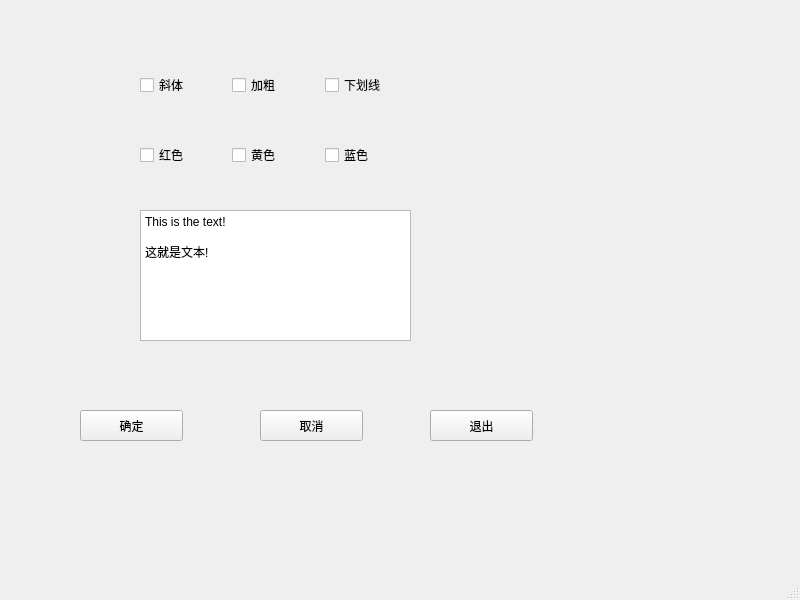
<?xml version="1.0" encoding="UTF-8"?>
<ui version="4.0">
 <class>MainWindow</class>
 <widget class="QMainWindow" name="MainWindow">
  <property name="geometry">
   <rect>
    <x>0</x>
    <y>0</y>
    <width>800</width>
    <height>600</height>
   </rect>
  </property>
  <property name="windowTitle">
   <string>MainWindow</string>
  </property>
  <widget class="QWidget" name="centralwidget">
   <widget class="QPlainTextEdit" name="plainTextEdit">
    <property name="geometry">
     <rect>
      <x>140</x>
      <y>210</y>
      <width>271</width>
      <height>131</height>
     </rect>
    </property>
    <property name="plainText">
     <string>This is the text!

这就是文本!</string>
    </property>
   </widget>
   <widget class="QWidget" name="horizontalLayoutWidget">
    <property name="geometry">
     <rect>
      <x>140</x>
      <y>60</y>
      <width>271</width>
      <height>51</height>
     </rect>
    </property>
    <layout class="QHBoxLayout" name="horizontalLayout">
     <item>
      <widget class="QCheckBox" name="checkBox_2">
       <property name="text">
        <string>斜体</string>
       </property>
      </widget>
     </item>
     <item>
      <widget class="QCheckBox" name="checkBox">
       <property name="text">
        <string>加粗</string>
       </property>
      </widget>
     </item>
     <item>
      <widget class="QCheckBox" name="checkBox_3">
       <property name="text">
        <string>下划线</string>
       </property>
      </widget>
     </item>
    </layout>
   </widget>
   <widget class="QWidget" name="horizontalLayoutWidget_2">
    <property name="geometry">
     <rect>
      <x>140</x>
      <y>130</y>
      <width>271</width>
      <height>51</height>
     </rect>
    </property>
    <layout class="QHBoxLayout" name="horizontalLayout_2">
     <item>
      <widget class="QCheckBox" name="checkBox_4">
       <property name="text">
        <string>红色</string>
       </property>
      </widget>
     </item>
     <item>
      <widget class="QCheckBox" name="checkBox_5">
       <property name="text">
        <string>黄色</string>
       </property>
      </widget>
     </item>
     <item>
      <widget class="QCheckBox" name="checkBox_6">
       <property name="text">
        <string>蓝色</string>
       </property>
      </widget>
     </item>
    </layout>
   </widget>
   <widget class="QPushButton" name="pushButton">
    <property name="geometry">
     <rect>
      <x>80</x>
      <y>410</y>
      <width>103</width>
      <height>31</height>
     </rect>
    </property>
    <property name="text">
     <string>确定</string>
    </property>
   </widget>
   <widget class="QPushButton" name="pushButton_2">
    <property name="geometry">
     <rect>
      <x>260</x>
      <y>410</y>
      <width>103</width>
      <height>31</height>
     </rect>
    </property>
    <property name="text">
     <string>取消</string>
    </property>
   </widget>
   <widget class="QPushButton" name="pushButton_3">
    <property name="geometry">
     <rect>
      <x>430</x>
      <y>410</y>
      <width>103</width>
      <height>31</height>
     </rect>
    </property>
    <property name="text">
     <string>退出</string>
    </property>
   </widget>
  </widget>
  <widget class="QMenuBar" name="menubar">
   <property name="geometry">
    <rect>
     <x>0</x>
     <y>0</y>
     <width>800</width>
     <height>28</height>
    </rect>
   </property>
  </widget>
  <widget class="QStatusBar" name="statusbar"/>
 </widget>
 <resources/>
 <connections>
  <connection>
   <sender>pushButton</sender>
   <signal>clicked()</signal>
   <receiver>MainWindow</receiver>
   <slot>close()</slot>
   <hints>
    <hint type="sourcelabel">
     <x>137</x>
     <y>459</y>
    </hint>
    <hint type="destinationlabel">
     <x>399</x>
     <y>299</y>
    </hint>
   </hints>
  </connection>
  <connection>
   <sender>pushButton_3</sender>
   <signal>clicked(bool)</signal>
   <receiver>MainWindow</receiver>
   <slot>lower()</slot>
   <hints>
    <hint type="sourcelabel">
     <x>494</x>
     <y>465</y>
    </hint>
    <hint type="destinationlabel">
     <x>399</x>
     <y>299</y>
    </hint>
   </hints>
  </connection>
  <connection>
   <sender>pushButton_2</sender>
   <signal>clicked(bool)</signal>
   <receiver>plainTextEdit</receiver>
   <slot>clear()</slot>
   <hints>
    <hint type="sourcelabel">
     <x>334</x>
     <y>461</y>
    </hint>
    <hint type="destinationlabel">
     <x>315</x>
     <y>360</y>
    </hint>
   </hints>
  </connection>
 </connections>
</ui>
